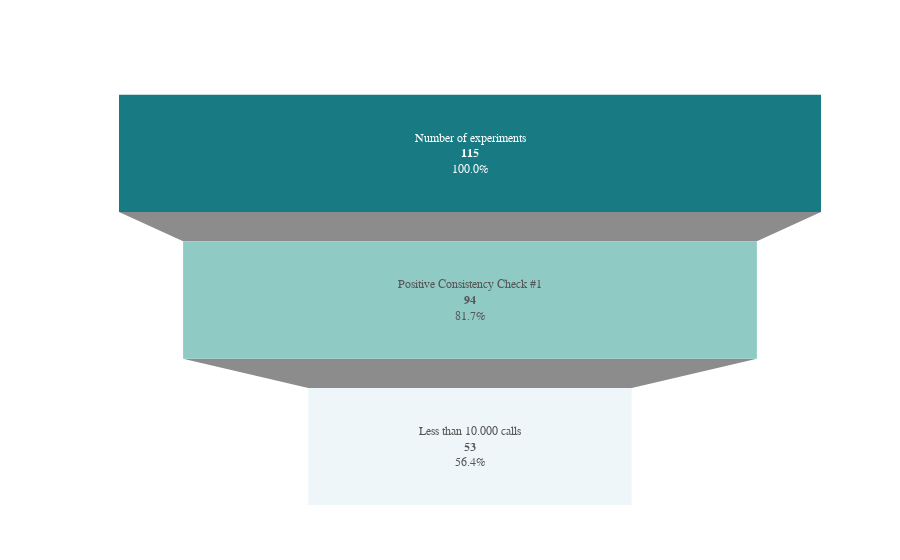

Source (notebook cell):
### Markdown cell above
## Experimente Entwicklung

### Code cell
# Werte für Trichterdiagramm extrahieren
experiments_count = int(df_no_header.iloc[35][1])
cc1 = int(df_no_header.iloc[36][1])
below10k = int(df_no_header.iloc[37][1])
labels = ["Number of experiments", "Positive Consistency Check #1", "Less than 10.000 calls"]
values = [experiments_count, cc1, below10k]

import plotly.graph_objects as go
palette = ["#006D77", "#83C5BE", "#EDF6F9"]
fig = go.Figure(go.Funnel(
    y=labels,
    x=values,
    textinfo="value+percent previous",
    texttemplate="%{label}<br><b>%{value:,}</b><br>%{percentPrevious:.1%}",
    marker={"color": palette},
    opacity=0.9
) )
fig.update_layout(
    plot_bgcolor="#FFFFFF",
    paper_bgcolor="#FFFFFF",
    font={"family": "IBM Plex Sans", "color": "#1F2937"},
    margin={"l": 80, "r": 40, "t": 80, "b": 40},
    yaxis={"showticklabels": False}
)
fig.update_traces(hovertemplate="<b>%{label}</b><br>%{value:,} (%{percentPrevious:.1%})<extra></extra>")
fig.show()

### Figure 1 — Plotly figure (JSON) as saved in the notebook; plotly's stock layout.template omitted (floating-point values rounded to 4 significant figures)
{"data": [{"hovertemplate": "<b>%{label}</b><br>%{value:,} (%{percentPrevious:.1%})<extra></extra>", "marker": {"color": ["#006D77", "#83C5BE", "#EDF6F9"]}, "opacity": 0.9, "textinfo": "value+percent previous", "texttemplate": "%{label}<br><b>%{value:,}</b><br>%{percentPrevious:.1%}", "type": "funnel", "x": [115, 94, 53], "y": ["Number of experiments", "Positive Consistency Check #1", "Less than 10.000 calls"]}], "layout": {"font": {"color": "#1F2937", "family": "IBM Plex Sans"}, "margin": {"b": 40, "l": 80, "r": 40, "t": 80}, "paper_bgcolor": "#FFFFFF", "plot_bgcolor": "#FFFFFF", "yaxis": {"showticklabels": false}}}
